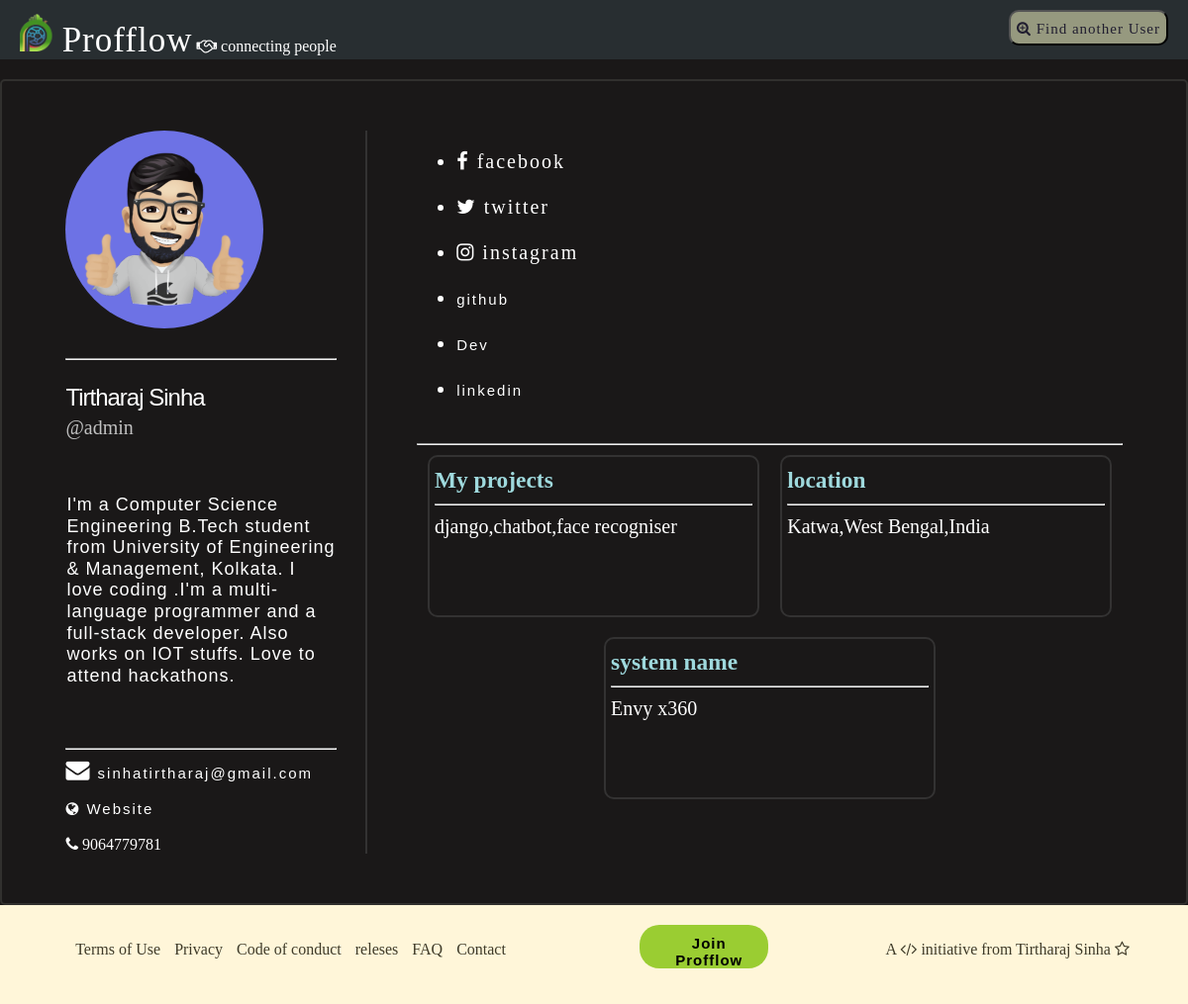
The page /admin on the database its author committed.
### home/models.py (models this page shows, shortened)
class userdetail(models.Model):
    username=models.CharField(max_length=112)
    firstname=models.CharField(max_length=112)
    lastname=models.CharField(max_length=112)
    email=models.CharField(max_length=112)
    phone=models.CharField(max_length=12,default="")
    bio=models.TextField()
    pic=models.ImageField(default="",upload_to="profiles")
    website=models.CharField(max_length=112,default="")
    instagram=models.CharField(max_length=112,default="https://instagram.com")
    facebook=models.CharField(max_length=112,default="https://facebook.com")
    twitter=models.CharField(max_length=112,default="https://twitter.com")
    other=models.TextField(default="")
    highlight=models.TextField(default="")
    objects = models.Manager()

### home/views.py (the view)
# urls.py: path("<username>",views.portfolio,name="portfolio"),
def portfolio(request, username):
    data = userdetail.objects.all()
    userlist = data.values_list("username")
    userid = -1
    for i in range(len(userlist)):
        print(userlist[i][0], type(userlist[i][0]))
        if userlist[i][0] == username:
            userid = i
            break
    if userid == -1:
        mymsg='No user named {}.Want to search for user? chech out link below'.format(username)
        messages.add_message(request,messages.INFO,mymsg)
        return render(request,"index.html")
    else:
        userdata = data[userid]
        otherlinks=userdata.other
        otherlinks=otherlinks.replace("\n","")
        alllinks=otherlinks.split("+")
        links=[]
        for li in alllinks:
            link=li.split(":",1)
            links.append([link[0],link[-1]])
        print(links)
        highlights=userdata.highlight
        highlights=highlights.replace("\n","")
        allhigh=highlights.split("+")
        highlight=[]
        for hi in allhigh:
            high=hi.split(":")
            highlight.append([high[0],high[-1]])
        print("......>>",type(username))
        analyticsload(username)
        return render(request,"portfolio.html",{"data":userdata,"otherlinks":links,"highlights":highlight})

### home/views.py (called while the page is built, shortened)
def analyticsload(user):
    print("//////",user)
    data = analytic.objects.all()
    userlist = data.values_list("username")
    print(userlist)
    if (user,) in userlist:
        userdata=analytic.objects.get(username=user)
        userdata.total+=1
        if userdata.year!=datetime.now().year:
            userdata.year=datetime.now().year
        if datetime.now().day<=7:
            userdata.w1+=1
        elif datetime.now().day<=14:
            userdata.w2+=1
        elif datetime.now().day<=21:
            userdata.w3+=1
        else:
            userdata.w4+=1
        userdata.save()

### template/portfolio.html (shortened to what this page needs)
<!DOCTYPE html>
<html lang="en">
<head>
    <link rel="stylesheet" href="https://cdnjs.cloudflare.com/ajax/libs/font-awesome/4.7.0/css/font-awesome.min.css">
</head>
<body>
    <div class="topnev">
        <p></p>
        <p><img src="static/profflow logo.png" alt="" height="42px">Profflow</p> <i class="fa fa-handshake-o"></i>
        connecting people
        <a href="/user/search" style="text-decoration: none;" title="search"><button class="search fa fa-search-plus">
                <span>Find another
                    User</span></button></a>
    </div>
    <div class="container">
        <div class="left">
            <img class="avatar" src="{{data.pic.url}}" alt="Avatar"><br><br>
            <hr>
            <p class="name">{{data.firstname}} {{data.lastname}}</p>
            <p class="username">@{{data.username}}</p><br>
            <p class="bio">{{data.bio}}</p><br><br>
            <hr>
            <a href="mailto:email" class=""><i class="fa fa-envelope" style="font-size:24px"></i>
                {{data.email}}</a><br><br>
            <a href="{{data.website}}"><i class="fa fa-globe"> </i> Website </a><br><br>
            <i class="fa fa-phone"> </i> {{data.phone}}
        </div>
        <div class="right">
            <ul>
                <li><a href="{{data.facebook}}" class="fa fa-facebook"> facebook</a></li><br>
                <li><a href="{{data.twitter}}" class="fa fa-twitter"> twitter</a></li><br>
                <li><a href="{{data.instagram}}" class="fa fa-instagram"> instagram</a></li><br>
                {% for link in otherlinks %}
                <li><a href="{{link.1}}">{{link.0}}</a></li><br>
                {% endfor %}
            </ul>
            <hr>
            <div class="highlighter">
                {% for high in highlights %}
                <div class="highlight">
                    <h3>{{high.0}}</h3>
                    <hr>
                    {{high.1}}
                </div>
                {% endfor %}
            </div>
        </div>
    </div>
    <footer>
        <div>
            <p>Terms of Use</p>
            <p>Privacy</p>
            <p>Code of conduct</p>
            <p>releses</p>
            <p>FAQ</p>
            <p>Contact</p>
        </div>
        <a href="/" style="text-decoration: none;">
            <div class="join">
                <p>Join Profflow</p>
            </div>
        </a>
        <p>A <i class="fa fa-code"></i> initiative from Tirtharaj Sinha <i class="fa fa-star-o"></i> </p>
    </footer>
</body>
</html>

### template/portfolio.html (style rules this page uses)
body { padding: 0; margin: 0; background-color: #1a1818; color: white; }
.topnev { background-color: #282e31; width: 100%; height: 40px; margin: 0px; padding-top: 10px; padding-bottom: 10px; padding-left: 0px; padding-right: 0px; }
.topnev p { color: white; font-size: 35px; font-weight: 300px; letter-spacing: 1px; margin: 0px; padding: 0px; padding-left: 10px; display: inline; }
.container { margin-top: 20px; ; padding: 50px; border: 2px solid rgb(49, 48, 46); border-radius: 5px; display: flex; justify-content: space-around; flex-wrap: wrap; }
.left { width: 25%; }
.right { width: 65%; border-left: 2px solid rgb(51, 50, 50); padding-left: 50px; }
a { text-decoration: none; color: white; font-size: 15px; letter-spacing: 2px; font-family: Verdana, Geneva, Tahoma, sans-serif; }
.right, .a { font-size: 20px; }
.avatar { height: 200px; width: auto; border-radius: 50%; }
.name { font-size: 150%; font-weight: 400; font-family: Verdana, Geneva, Tahoma, sans-serif; letter-spacing: -1px; padding-bottom: 0px; margin-bottom: 5px; }
.username { font-size: 20px; font-weight: 10; font-family: cursive; color: silver; margin-top: 5px; }
.bio { font-size: 18px; letter-spacing: 1px; font-weight: 100; font-family: 'Gill Sans', 'Gill Sans MT', Calibri, 'Trebuchet MS', sans-serif; margin-inline-start: 1px; line-height: 1.2; }
.highlighter { display: flex; justify-content: space-around; flex-wrap: wrap; }
.highlight { width: 45%; min-width: 300px; border: 2px solid rgb(51, 50, 50); border-radius: 10px; min-height: 150px; margin-bottom: 20px; overflow: hidden; padding: 5px; }
.highlight h3 { margin-top: 5px; margin-bottom: 5px; color: #9fd9dd; }
footer { display: flex; justify-content: space-around; background-color: rgb(255, 246, 217); color: rgb(63, 59, 41); padding-top: 20px; padding-bottom: 30px; }
footer div { display: flex; margin-left: 10px; }
.join { width: 120px; background-color: yellowgreen; color: black; border-radius: 20px; padding-top: 10px; text-align: center; padding-left: 10px; font-weight: 600; letter-spacing: 1px; }
.join p { margin: 0; }
footer div p { padding-left: 7px; padding-right: 7px; }
.search { float: right; margin-right: 20px; background-color: rgb(150, 153, 127); color: rgb(33, 30, 48); font-weight: 500; font-size: 25px; letter-spacing: 1px; font-family: 'Courier New', Courier, monospace; height: 90%; border-radius: 10px; outline: -webkit-focus-ring-color auto 0px; transition: box-shadow 1s; }

### rows shown on the page
userdetail: pic (picture), firstname "Tirtharaj", lastname "Sinha", username "admin", bio "I'm a Computer Science Engineering B.Tech student from University of Engineering & Management, Kolkata. I love coding .I'm a multi-language programmer and a full-stack developer. Also works on IOT stuffs. Love to attend hackathons.", email "sinhatirtharaj@gmail.com", phone "9064779781"

### other values the page prints
{{ link.0 }} "github" "Dev" "linkedin"
{{ high.0 }} "My projects" "location" "system name"
{{ high.1 }} "django,chatbot,face recogniser" "Katwa,West Bengal,India" "Envy x360"
